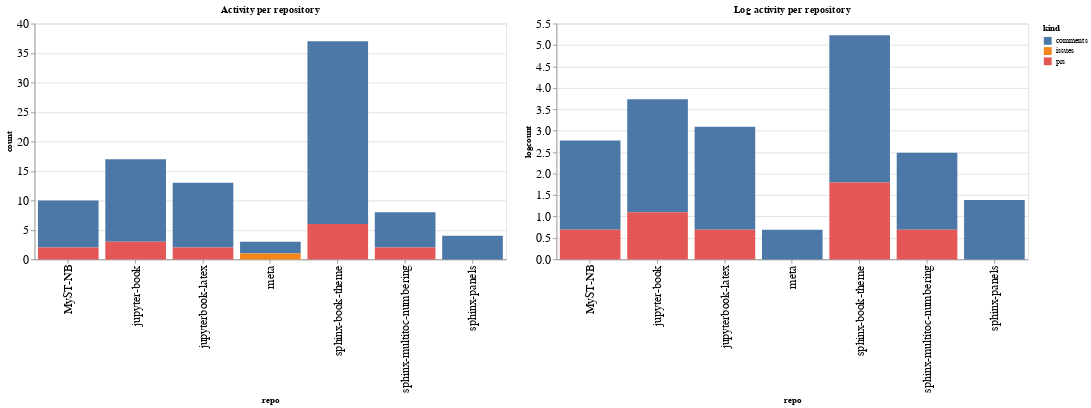

Here is the notebook cell this chart was saved with:
### Code cell
ch1 = alt.Chart(repo_summaries, width=600, title="Activity per repository").mark_bar().encode(
    x='repo',
    y='count',
    color='kind',
    tooltip="kind"
)

ch2 = alt.Chart(repo_summaries, width=600, title="Log activity per repository").mark_bar().encode(
    x='repo',
    y='logcount',
    color='kind',
    tooltip="kind"
)

ch1 | ch2

### Figure 1 — Vega-Lite specification as saved in the notebook (floating-point values rounded to 4 significant figures)
{"config": {"axisLeft": {"labelFontSize": 15}, "axisBottom": {"labelFontSize": 15}}, "hconcat": [{"mark": "bar", "encoding": {"color": {"type": "nominal", "field": "kind"}, "tooltip": {"type": "nominal", "field": "kind"}, "x": {"type": "nominal", "field": "repo"}, "y": {"type": "quantitative", "field": "count"}}, "title": "Activity per repository", "width": 600}, {"mark": "bar", "encoding": {"color": {"type": "nominal", "field": "kind"}, "tooltip": {"type": "nominal", "field": "kind"}, "x": {"type": "nominal", "field": "repo"}, "y": {"type": "quantitative", "field": "logcount"}}, "title": "Log activity per repository", "width": 600}], "data": {"name": "data-7f91b86f94d62a5a69a7b11bb26ef94e"}, "$schema": "https://vega.github.io/schema/vega-lite/v4.8.1.json", "datasets": {"data-7f91b86f94d62a5a69a7b11bb26ef94e": [{"repo": "MyST-NB", "kind": "comments", "count": 8, "logcount": 2.079}, {"repo": "MyST-NB", "kind": "prs", "count": 2, "logcount": 0.6931}, {"repo": "jupyter-book", "kind": "comments", "count": 14, "logcount": 2.639}, {"repo": "jupyter-book", "kind": "prs", "count": 3, "logcount": 1.099}, {"repo": "jupyterbook-latex", "kind": "comments", "count": 11, "logcount": 2.398}, {"repo": "jupyterbook-latex", "kind": "prs", "count": 2, "logcount": 0.6931}, {"repo": "meta", "kind": "comments", "count": 2, "logcount": 0.6931}, {"repo": "meta", "kind": "issues", "count": 1, "logcount": 0.0}, {"repo": "sphinx-book-theme", "kind": "comments", "count": 31, "logcount": 3.434}, {"repo": "sphinx-book-theme", "kind": "prs", "count": 6, "logcount": 1.792}, {"repo": "sphinx-multitoc-numbering", "kind": "comments", "count": 6, "logcount": 1.792}, {"repo": "sphinx-multitoc-numbering", "kind": "prs", "count": 2, "logcount": 0.6931}, {"repo": "sphinx-panels", "kind": "comments", "count": 4, "logcount": 1.386}]}}
